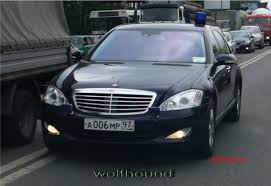
#> input picture Car_img.jfif, 271 x 186 px
$ jupyter execute Plate_blurr.ipynb
#> lines starting #> are read from the running program, lines starting #| are printed output that depends on the picture; after the words box and inside, x2 and y2 are one past the last pixel; in counts of white or black regions, pixels touching at a corner belong together
[cell 1]
import cv2
import numpy as np
import matplotlib.pyplot as plt

[cell 2]
img = cv2.imread('Car_img.jfif')
#> img is the input picture: shape (186, 271, 3); mean B, G, R 84.9, 78.8, 73.1

[cell 3]
def show(img):
    fig = plt.figure(figsize=(10,8))
    ax = fig.add_subplot(111)
    new_img = cv2.cvtColor(img, cv2.COLOR_BGR2RGB)
    ax.imshow(new_img)

[cell 4]
show(img)

[cell 5]
cascade = cv2.CascadeClassifier('haarcascade_russian_plate_number.xml')

[cell 6]
def Blur_plate(img):

    plate_img = img.copy()
    roi = img.copy()

    plate_rects = cascade.detectMultiScale(plate_img,scaleFactor=1.3, minNeighbors=3)
#> plate_rects = [[80, 114, 60, 20]]

    for (x,y,w,h) in plate_rects:

        roi = roi[y:y+h,x:x+w]
        blurred_roi = cv2.medianBlur(roi,7)

        plate_img[y:y+h,x:x+w]= blurred_roi
#> this loop made 1 pass
#> pass 1, in Blur_plate, `roi = roi[y:y+h,x:x+w]`:
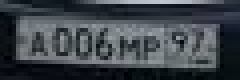
#> roi: shape (20, 60, 3) (shown 4 times larger); mean B, G, R 74.6, 68.6, 62.5
#> pass 1, in Blur_plate, `blurred_roi = cv2.medianBlur(roi,7)`:
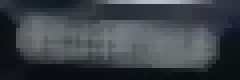
#> blurred_roi: shape (20, 60, 3) (shown 4 times larger); mean B, G, R 72.3, 66.3, 60
#> after the loop:
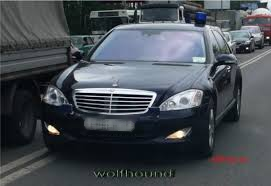
#> plate_img: shape (186, 271, 3); 2.23% of pixels changed, all inside (x1, y1, x2, y2) = (80, 114, 140, 134)

    return plate_img

[cell 7]
result =Blur_plate(img)
show(result)
